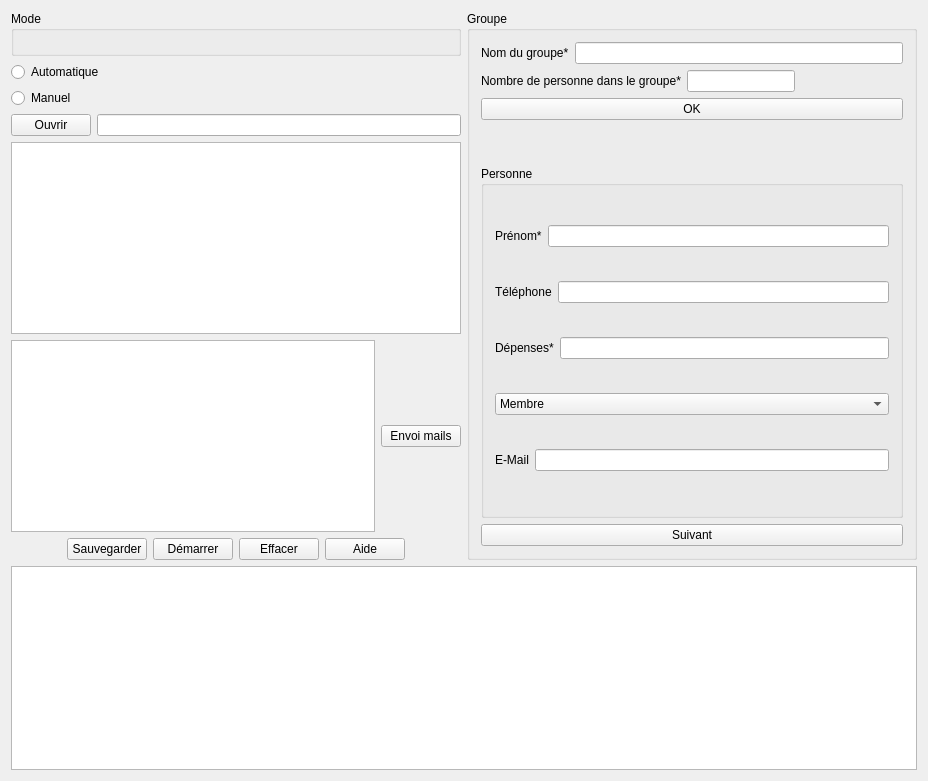
<?xml version="1.0" encoding="UTF-8"?>
<ui version="4.0">
 <class>Widget</class>
 <widget class="QWidget" name="Widget">
  <property name="geometry">
   <rect>
    <x>0</x>
    <y>0</y>
    <width>928</width>
    <height>781</height>
   </rect>
  </property>
  <property name="maximumSize">
   <size>
    <width>1677</width>
    <height>1000</height>
   </size>
  </property>
  <property name="windowTitle">
   <string>Friends Expenses</string>
  </property>
  <layout class="QGridLayout" name="gridLayout_2">
   <item row="0" column="0">
    <layout class="QVBoxLayout" name="verticalLayout_4">
     <item>
      <layout class="QHBoxLayout" name="horizontalLayout_5">
       <item>
        <layout class="QVBoxLayout" name="verticalLayout_3">
         <item>
          <layout class="QVBoxLayout" name="verticalLayout_2">
           <item>
            <widget class="QGroupBox" name="groupBox">
             <property name="title">
              <string>Mode</string>
             </property>
             <layout class="QGridLayout" name="gridLayout"/>
            </widget>
           </item>
           <item>
            <widget class="QRadioButton" name="radioButton_Autoatique">
             <property name="text">
              <string>Automatique</string>
             </property>
            </widget>
           </item>
           <item>
            <widget class="QRadioButton" name="radioButton_Manuel">
             <property name="text">
              <string>Manuel</string>
             </property>
            </widget>
           </item>
           <item>
            <layout class="QHBoxLayout" name="horizontalLayout_2">
             <item>
              <widget class="QPushButton" name="pushButton_browse">
               <property name="text">
                <string>Ouvrir</string>
               </property>
              </widget>
             </item>
             <item>
              <widget class="QLineEdit" name="lineEditConfigurationFilePath">
               <property name="enabled">
                <bool>true</bool>
               </property>
              </widget>
             </item>
            </layout>
           </item>
          </layout>
         </item>
         <item>
          <widget class="QPlainTextEdit" name="textEdit_2"/>
         </item>
         <item>
          <layout class="QHBoxLayout" name="horizontalLayout_4">
           <item>
            <widget class="QPlainTextEdit" name="textEdit_3"/>
           </item>
           <item>
            <widget class="QPushButton" name="pushButton_mails">
             <property name="text">
              <string>Envoi mails</string>
             </property>
            </widget>
           </item>
          </layout>
         </item>
         <item>
          <layout class="QHBoxLayout" name="horizontalLayout_30">
           <item>
            <spacer name="horizontalSpacer_37">
             <property name="orientation">
              <enum>Qt::Horizontal</enum>
             </property>
             <property name="sizeHint" stdset="0">
              <size>
               <width>40</width>
               <height>20</height>
              </size>
             </property>
            </spacer>
           </item>
           <item>
            <widget class="QPushButton" name="pushButton_saveAs">
             <property name="text">
              <string>Sauvegarder</string>
             </property>
            </widget>
           </item>
           <item>
            <widget class="QPushButton" name="pushButton_run">
             <property name="text">
              <string>Démarrer</string>
             </property>
            </widget>
           </item>
           <item>
            <widget class="QPushButton" name="pushButton_clear">
             <property name="text">
              <string>Effacer</string>
             </property>
            </widget>
           </item>
           <item>
            <widget class="QPushButton" name="pushButton_aide">
             <property name="text">
              <string>Aide</string>
             </property>
            </widget>
           </item>
           <item>
            <spacer name="horizontalSpacer_10">
             <property name="orientation">
              <enum>Qt::Horizontal</enum>
             </property>
             <property name="sizeHint" stdset="0">
              <size>
               <width>40</width>
               <height>20</height>
              </size>
             </property>
            </spacer>
           </item>
          </layout>
         </item>
        </layout>
       </item>
       <item>
        <widget class="QGroupBox" name="groupBox_3">
         <property name="title">
          <string>Groupe </string>
         </property>
         <layout class="QVBoxLayout" name="verticalLayout">
          <item>
           <layout class="QHBoxLayout" name="horizontalLayout_7">
            <item>
             <widget class="QLabel" name="label_14">
              <property name="text">
               <string>Nom du groupe*</string>
              </property>
             </widget>
            </item>
            <item>
             <widget class="QLineEdit" name="lineEdit_NomGroupe"/>
            </item>
           </layout>
          </item>
          <item>
           <layout class="QHBoxLayout" name="horizontalLayout_17">
            <item>
             <widget class="QLabel" name="label_15">
              <property name="text">
               <string>Nombre de personne dans le groupe*</string>
              </property>
             </widget>
            </item>
            <item>
             <widget class="QLineEdit" name="lineEdit_NbPersonnes"/>
            </item>
            <item>
             <spacer name="horizontalSpacer_24">
              <property name="orientation">
               <enum>Qt::Horizontal</enum>
              </property>
              <property name="sizeHint" stdset="0">
               <size>
                <width>40</width>
                <height>20</height>
               </size>
              </property>
             </spacer>
            </item>
           </layout>
          </item>
          <item>
           <widget class="QPushButton" name="pushButton_group">
            <property name="text">
             <string>OK</string>
            </property>
           </widget>
          </item>
          <item>
           <spacer name="horizontalSpacer_25">
            <property name="orientation">
             <enum>Qt::Horizontal</enum>
            </property>
            <property name="sizeHint" stdset="0">
             <size>
              <width>40</width>
              <height>20</height>
             </size>
            </property>
           </spacer>
          </item>
          <item>
           <spacer name="horizontalSpacer_26">
            <property name="orientation">
             <enum>Qt::Horizontal</enum>
            </property>
            <property name="sizeHint" stdset="0">
             <size>
              <width>40</width>
              <height>20</height>
             </size>
            </property>
           </spacer>
          </item>
          <item>
           <widget class="QGroupBox" name="groupBox_6">
            <property name="maximumSize">
             <size>
              <width>4000</width>
              <height>16777215</height>
             </size>
            </property>
            <property name="title">
             <string>Personne</string>
            </property>
            <layout class="QHBoxLayout" name="horizontalLayout_3">
             <item>
              <layout class="QVBoxLayout" name="verticalLayout_19">
               <item>
                <layout class="QHBoxLayout" name="horizontalLayout_49">
                 <item>
                  <widget class="QLabel" name="label_43">
                   <property name="text">
                    <string>Prénom*</string>
                   </property>
                  </widget>
                 </item>
                 <item>
                  <widget class="QLineEdit" name="lineEdit_prenom"/>
                 </item>
                </layout>
               </item>
               <item>
                <layout class="QHBoxLayout" name="horizontalLayout_50">
                 <item>
                  <widget class="QLabel" name="label_44">
                   <property name="text">
                    <string>Téléphone</string>
                   </property>
                  </widget>
                 </item>
                 <item>
                  <widget class="QLineEdit" name="lineEdit_telephone"/>
                 </item>
                </layout>
               </item>
               <item>
                <layout class="QHBoxLayout" name="horizontalLayout_51">
                 <item>
                  <widget class="QLabel" name="label_45">
                   <property name="text">
                    <string>Dépenses*</string>
                   </property>
                  </widget>
                 </item>
                 <item>
                  <widget class="QLineEdit" name="lineEdit_depenses"/>
                 </item>
                </layout>
               </item>
               <item>
                <widget class="QComboBox" name="comboBox_statut">
                 <property name="toolTip">
                  <string/>
                 </property>
                 <item>
                  <property name="text">
                   <string>Membre</string>
                  </property>
                 </item>
                 <item>
                  <property name="text">
                   <string>Donnateur</string>
                  </property>
                 </item>
                </widget>
               </item>
               <item>
                <layout class="QHBoxLayout" name="horizontalLayout_52">
                 <item>
                  <widget class="QLabel" name="label_46">
                   <property name="text">
                    <string>E-Mail</string>
                   </property>
                  </widget>
                 </item>
                 <item>
                  <widget class="QLineEdit" name="lineEdit_mail"/>
                 </item>
                </layout>
               </item>
              </layout>
             </item>
            </layout>
           </widget>
          </item>
          <item>
           <widget class="QPushButton" name="pushButton_next">
            <property name="text">
             <string>Suivant</string>
            </property>
           </widget>
          </item>
         </layout>
         <zorder>pushButton_group</zorder>
         <zorder></zorder>
         <zorder>groupBox_6</zorder>
         <zorder>pushButton_next</zorder>
         <zorder>horizontalSpacer_25</zorder>
         <zorder>horizontalSpacer_26</zorder>
        </widget>
       </item>
      </layout>
     </item>
     <item>
      <widget class="QPlainTextEdit" name="textEdit"/>
     </item>
    </layout>
   </item>
  </layout>
 </widget>
 <layoutdefault spacing="6" margin="11"/>
 <resources/>
 <connections/>
</ui>
